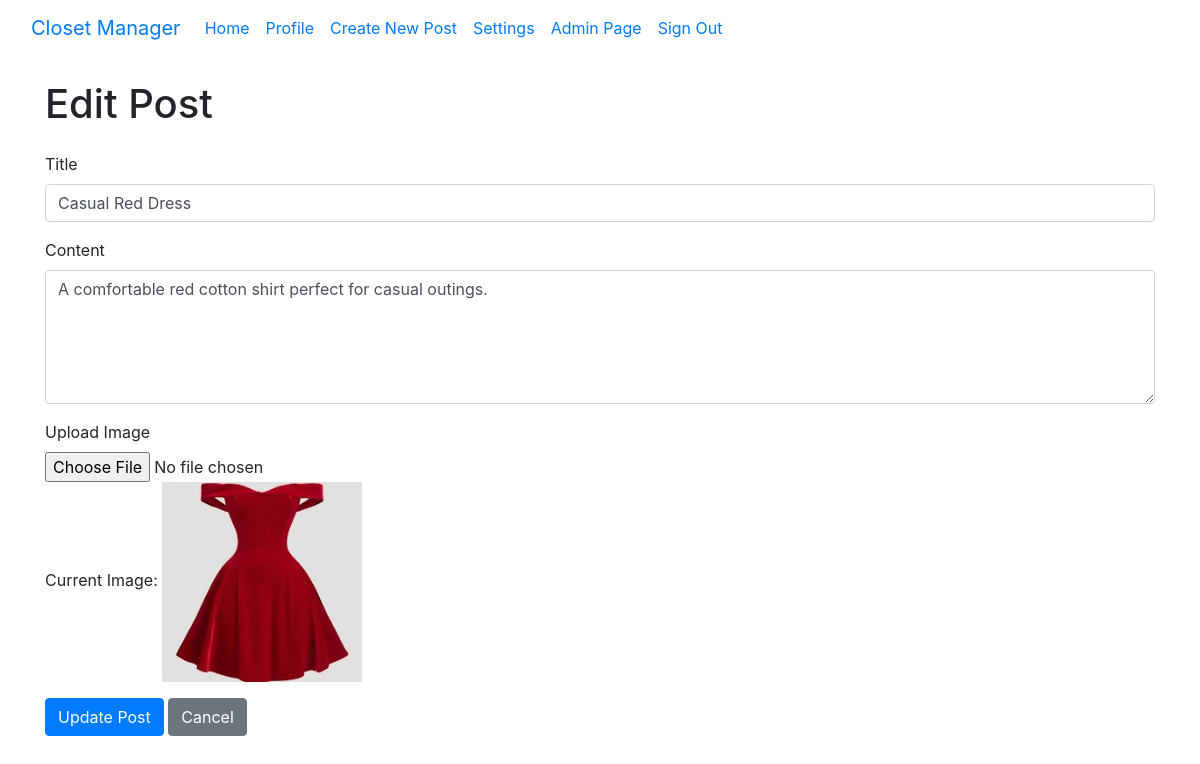
The app's page /posts/edit.php?post_id=1 (signed in) with its own data.
### tables this page shows
CREATE TABLE `clothingpost` (
  `post_id` int(11) NOT NULL,
  `username` varchar(50) NOT NULL,
  `title` varchar(100) NOT NULL,
  `photo_url` varchar(255) NOT NULL,
  `color_id` int(11) NOT NULL,
  `clothing_type_id` int(11) NOT NULL,
  `material_id` int(11) NOT NULL,
  `description` text NOT NULL,
  `created_at` datetime DEFAULT current_timestamp()
);

### posts/edit.php (the view, shortened to what this page needs)
<?php
include_once '../db_connection.php';
include_once 'navbar.php';
if (isset($_GET['post_id'])) {
    $post_id = $_GET['post_id'];
    $stmt = $db->prepare("SELECT p.*, u.username FROM clothingpost p INNER JOIN user u ON p.username = u.username WHERE p.post_id = :post_id");
    $stmt->execute([':post_id' => $post_id]);
    $post = $stmt->fetch(PDO::FETCH_ASSOC);
} else {
    echo "No post specified.";
    exit();
}
?>
<!DOCTYPE html>
<html lang="en">
<head>
    <link href="https://maxcdn.bootstrapcdn.com/bootstrap/4.5.2/css/bootstrap.min.css" rel="stylesheet">
</head>
<body>
<div class="container">
    <h1 class="my-4">Edit Post</h1>
    <form method="POST" enctype="multipart/form-data">
        <div class="form-group">
            <label for="title">Title</label>
            <input type="text" class="form-control" id="title" name="title" value="<?php echo htmlspecialchars($post['title']); ?>" required>
        </div>
        <div class="form-group">
            <label for="content">Content</label>
            <textarea class="form-control" id="content" name="content" rows="5" required><?php echo htmlspecialchars($post['description']); ?></textarea>
        </div>
        <div class="form-group">
            <label for="image">Upload Image</label>
            <input type="file" class="form-control-file" id="image" name="image">
            <?php if (!empty($post['photo_url'])): ?>
                <p>Current Image: <img src="../uploads/<?php echo htmlspecialchars($post['photo_url']); ?>" alt="Current Post Image" width="200"></p>
            <?php endif; ?>
        </div>
        <button type="submit" class="btn btn-primary">Update Post</button>
        <a href="detail.php?post_id=<?php echo htmlspecialchars($post_id); ?>" class="btn btn-secondary">Cancel</a>
    </form>
</div>
</body>
</html>

### records on screen
clothingpost: title "Casual Red Dress", content "A comfortable red cotton shirt perfect for casual outings.", photo_url (picture)
